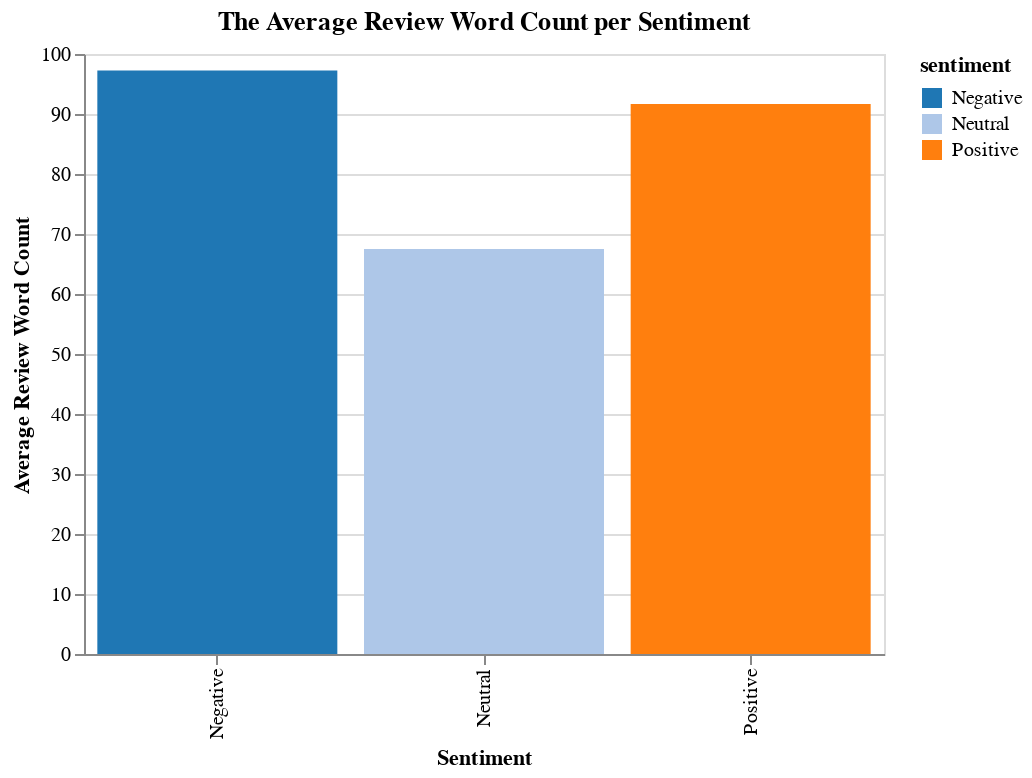

The notebook cell saved with this chart:
### Code cell
# Grouping data by sentiment and calculating the average review word count
avg_wc = review_length_df.groupby('sentiment', as_index=False)['review_wordcount'].mean()

# Creating the bar chart with different colors for each sentiment
plot_avg_wc = alt.Chart(avg_wc).mark_bar().encode(
    x=alt.X('sentiment:N', title='Sentiment'),
    y=alt.Y('review_wordcount:Q', title='Average Review Word Count'),
    color=alt.Color('sentiment:N', scale=alt.Scale(scheme='category20')) # Assigning colors
).properties(
    title='The Average Review Word Count per Sentiment',
    width=400 
)

# Display the chart
plot_avg_wc

### Figure 1 — Vega-Lite specification as saved in the notebook (floating-point values rounded to 4 significant figures)
{"config": {"view": {"continuousWidth": 300, "continuousHeight": 300}}, "data": {"name": "data-669a95dce7be2c0ab5ca2df4b75e150a"}, "mark": {"type": "bar"}, "encoding": {"color": {"field": "sentiment", "scale": {"scheme": "category20"}, "type": "nominal"}, "x": {"field": "sentiment", "title": "Sentiment", "type": "nominal"}, "y": {"field": "review_wordcount", "title": "Average Review Word Count", "type": "quantitative"}}, "title": "The Average Review Word Count per Sentiment", "width": 400, "$schema": "https://vega.github.io/schema/vega-lite/v5.20.1.json", "datasets": {"data-669a95dce7be2c0ab5ca2df4b75e150a": [{"sentiment": "Negative", "review_wordcount": 97.23}, {"sentiment": "Neutral", "review_wordcount": 67.5}, {"sentiment": "Positive", "review_wordcount": 91.67}]}}
